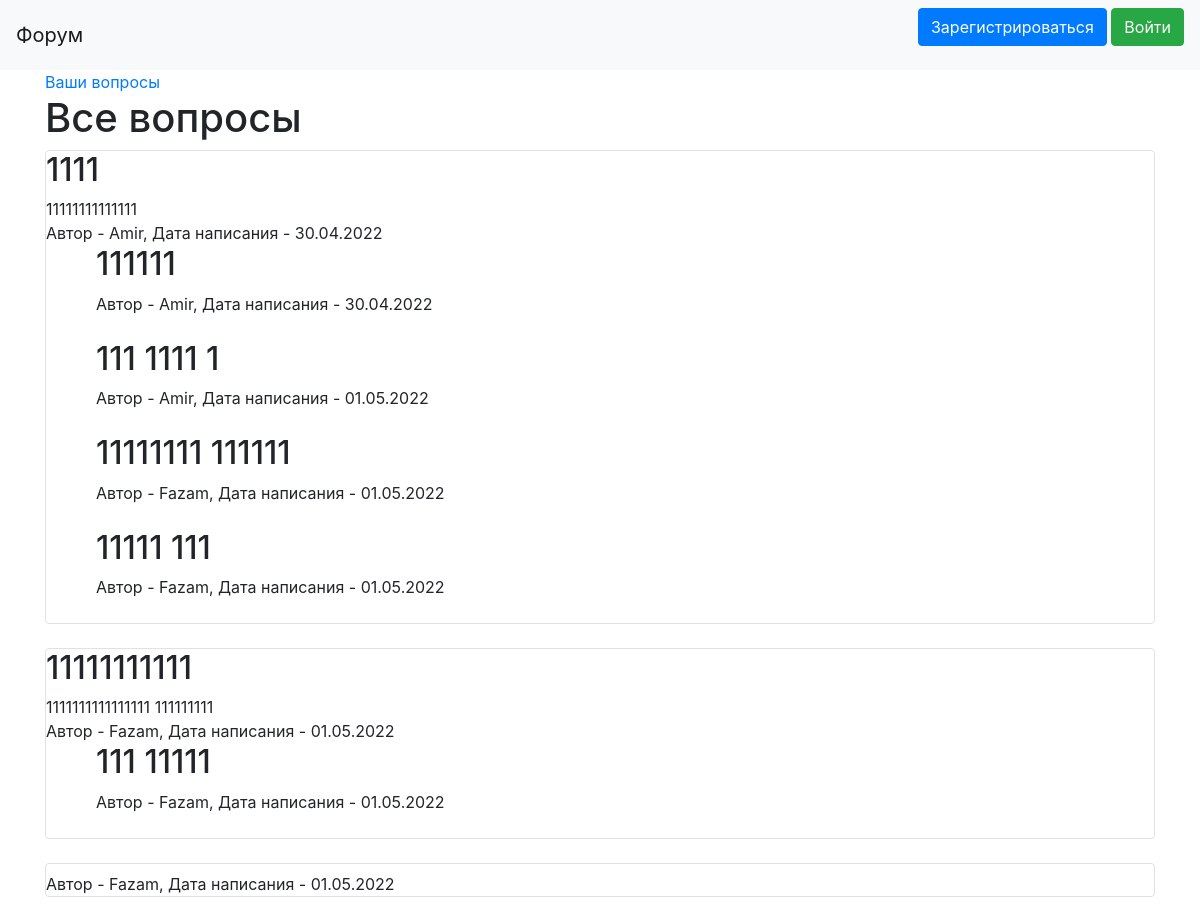
The app's page /all_questions, older data.
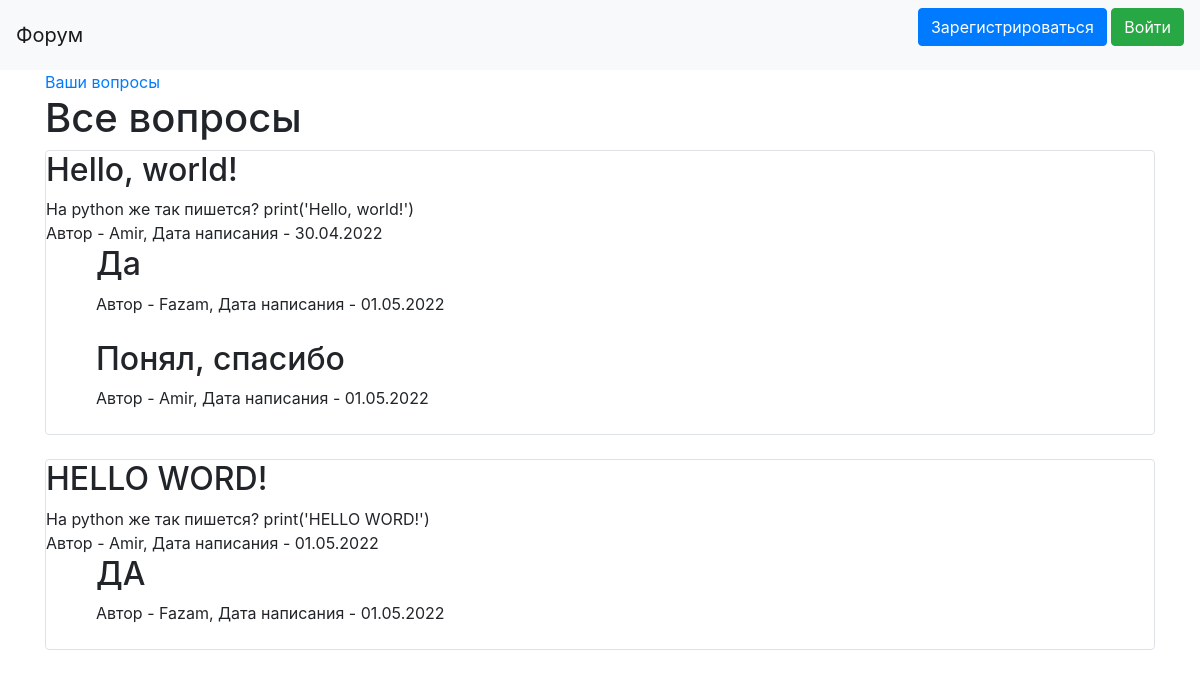
The same page, newer data.
### data/question.py (models this page shows)
class Question(SqlAlchemyBase):
    __tablename__ = 'questions'
    id = sqlalchemy.Column(sqlalchemy.Integer,
                           primary_key=True, autoincrement=True)
    title = sqlalchemy.Column(sqlalchemy.String, nullable=True)
    content = sqlalchemy.Column(sqlalchemy.String, nullable=True)
    created_date = sqlalchemy.Column(sqlalchemy.String,
                                     default=datetime.datetime.now().strftime('%d.%m.%Y'))
    user_id = sqlalchemy.Column(sqlalchemy.Integer,
                                sqlalchemy.ForeignKey("users.id"))
    user = orm.relation('User')

### data/user.py (models this page shows, shortened)
class User(SqlAlchemyBase, UserMixin):
    __tablename__ = 'users'
    id = sqlalchemy.Column(sqlalchemy.Integer,
                           primary_key=True, autoincrement=True)
    name = sqlalchemy.Column(sqlalchemy.String, nullable=True)
    about = sqlalchemy.Column(sqlalchemy.String, nullable=True)
    email = sqlalchemy.Column(sqlalchemy.String,
                              index=True, unique=True, nullable=True)
    hashed_password = sqlalchemy.Column(sqlalchemy.String, nullable=True)
    created_date = sqlalchemy.Column(sqlalchemy.String,
                                     default=datetime.datetime.now().strftime('%d.%m.%Y'))
    questions = orm.relation("Question", back_populates='user')
    answers = orm.relation("Answer", back_populates='user')

### data/answer.py (models this page shows)
class Answer(SqlAlchemyBase):
    __tablename__ = 'answers'
    id = sqlalchemy.Column(sqlalchemy.Integer,
                           primary_key=True, autoincrement=True)
    content = sqlalchemy.Column(sqlalchemy.String, nullable=True)
    created_date = sqlalchemy.Column(sqlalchemy.String,
                                     default=datetime.datetime.now().strftime('%d.%m.%Y'))
    question_id = sqlalchemy.Column(sqlalchemy.Integer, sqlalchemy.ForeignKey("questions.id"))
    user_id = sqlalchemy.Column(sqlalchemy.Integer,
                                sqlalchemy.ForeignKey("users.id"))
    user = orm.relation('User')

### main.py (the view)
@app.route('/all_questions')
def all_questions():
    db_sess = db_session.create_session()
    questions = db_sess.query(Question)
    answers = []
    for question in questions:
        answer = db_sess.query(Answer).filter(Answer.question_id == question.id)
        answers.append(answer)
    return render_template('all_questions.html', question=questions,
                           current_user=current_user, answers=answers,
                           title='Все вопросы')

### data/db_session.py (called while the page is built)
def create_session() -> Session:
    global __factory
    return __factory()

### templates/all_questions.html (shortened to what this page needs)
{% extends "base.html" %}
{% block content %}
<a href="/">Ваши вопросы</a>
<h1>Все вопросы</h1>
{% for item in question%}
<div class="col-md6 border rounded">
    <h2>{{item.title}}</h2>
    <div>
        {{item.content}}
    </div>
    <div>
        Автор - {{item.user.name}}, Дата написания - {{item.created_date}}
    </div>
    {% set loop_index = loop.index0 %}
    {% for answer in answers[loop_index] %}
    <div style="padding-left:50px">
        <h2>{{answer.content}}</h2>
        <div>
            Автор - {{answer.user.name}}, Дата написания - {{answer.created_date}}
        </div>
    </div><br>
    {% endfor %}
</div><br>
{% endfor %}
{% endblock %}

Row changes from the older to the newer data that the page shows:
removed Answer: content "111111", user.name "Amir", created_date "30.04.2022", shown under Question "1111"
removed Answer: content "111 1111 1", user.name "Amir", created_date "01.05.2022", shown under Question "1111"
removed Answer: content "11111 111", user.name "Fazam", created_date "01.05.2022", shown under Question "1111"
removed Question: title "11111111111", content "1111111111111111 111111111", user.name "Fazam", created_date "01.05.2022"
no longer on this page (row unchanged): Answer: content "111 11111", user.name "Fazam", created_date "01.05.2022", shown under "11111111111"
changed Question: title "1111" → "Hello, world!"; content "11111111111111" → "На python же так пишется? print('Hello, world!')"
changed Answer (number 1 of 3 on the later page): content "11111111 111111" → "Да"
added Answer: content "Понял, спасибо", user.name "Amir", created_date "01.05.2022", shown under Question "Hello, world!"
changed Question: title (not shown) → "HELLO WORD!"; content (not shown) → "На python же так пишется? print('HELLO WORD!')"; user.name "Fazam" → "Amir"
added Answer: content "ДА", user.name "Fazam", created_date "01.05.2022", shown under Question "HELLO WORD!"
